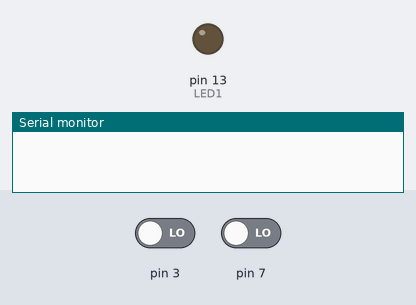
Bench run of a sketch on a simulated Arduino Uno, built with avr-gcc and run on an emulated ATmega328P. Parts: output pins drawn as LEDs (lit = HIGH), the last lines printed to the serial monitor. The test bench sets the inputs (shaded band); at power-on: pin 3 LOW, pin 7 LOW.

Above: at 1.2 s.
1.3 s: pin 3 driven HIGH
At 6.1 s:
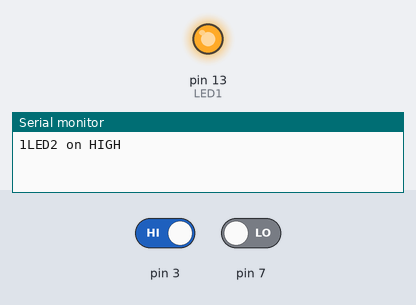
Timing chart, 0 to 10.3 s (numbered marks = the images above; inputs shaded):
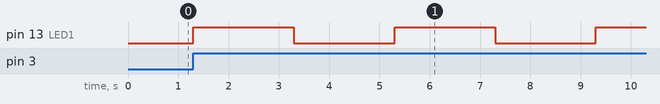

Measured:
- after the input at 1.3 s, pin 13 (LED1): alternates HIGH for 2.0 s and LOW for 2.0 s, starting at once

The sketch:

mid_test_pix.ino
```cpp
int sw1_state=7; //스위치 함수 지정

int sw2_state=3;

int LED1=13; // LED 출력 지정

int call=119;

int Seongil=915;


void setup() {

pinMode(7, INPUT); // LED 입력핀 지정

pinMode(3,INPUT);

pinMode(13, OUTPUT); // LED 출력핀 지정

Serial.begin(9600);

}


void loop() {

  sw2_state = digitalRead(3);

  sw1_state = digitalRead(7);

  // 스위치를 눌렀을경우는 1, 땠을 경우는 0 이므로 두 가지 경우의 수로 나눔.

 if(sw1_state==1){

  if(call==119){

    delay(100);

    call=911;

  }

 }

 if(sw1_state==0){

  if(call==911){

    Seongil+=1;

    delay(100);

    call=119;

  }

 }

 if(Seongil>=918){

  digitalWrite(LED1,HIGH);

  delay(1000);

  digitalWrite(LED1,LOW);

  delay(1000);


  Serial.print(HIGH);

  Serial.println("LED1 on HIGH");

 }


while(sw2_state==1){

  digitalWrite(LED1,HIGH);

  delay(2000);

  digitalWrite(LED1,LOW);

  delay(2000);


  Serial.print(HIGH);

  Serial.println("LED2 on HIGH");

  }

}
```
